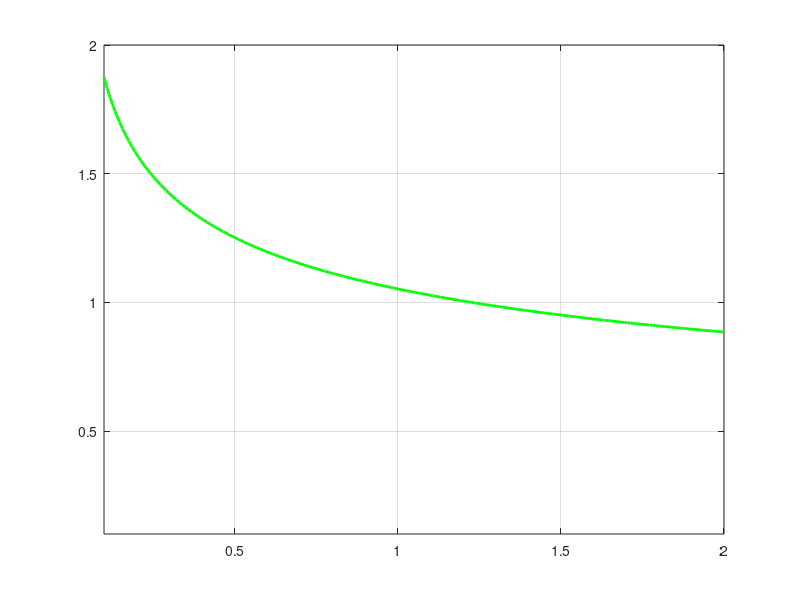

This chart was generated by the following MATLAB code: (Note: this script raises an error after producing the figure.)
%% -------------------------------
%  1. Defina os limites das variáveis
% Evite zero para não dar divisão por zero
x1 = linspace(0.1, 2, 200);
x2 = linspace(0.1, 2, 200);

% Cria malha 2D
[X1, X2] = meshgrid(x1, x2);

%% -------------------------------
% 2. Parâmetros do problema
Py = 25;           % Exemplo
Px = 10;            % Exemplo
E = 30e6;
L  = 50;              % Comprimento
rho = 0.3;
sig0 = 3e4;
alfa_buckling = ((pi^2)*E)/(48*L^2); % Fator buckling

%% -------------------------------
% 3. Calcule a inequação
C1 = X1 - 2*X2;
C2 = Py ./ (X1 .* X2) + (6 * Px * L) ./ (X1 .* X2.^2) - sig0;
C3 = Py ./ (X1 .* X2) + (6 * Px * L) ./ (X1 .* X2.^2) - alfa_buckling .* X2.^2;
C4 = 0.5 - X1;
Z = rho*L.*(X1).*(X2);

%% -------------------------------
% 4. Plote as curvas de nível
figure; hold on; grid on; box on;

% % Contornos C1=0
%  contour(X1, X2, C1, [0 0], 'r', 'LineWidth', 2);
% % Contornos C2=0
%  contour(X1, X2, C2, [0 0], 'b', 'LineWidth', 2);
% % % Contornos C3=0
  contour(X1, X2, C3, [0 0], 'g', 'LineWidth', 2);
% % % Contornos C4=0
%  contour(X1, X2, C4, [0 0], 'k', 'LineWidth', 2);

%% -------------------------------
% 5. Regiões viáveis
% (Opcional: com transparência)
% % Região viável de C1
%  contourf(X1, X2, C1 <= 0, [1 1], 'FaceColor','r', 'FaceAlpha',0.1, 'LineStyle','none');
% % Região viável de C2
%  contourf(X1, X2, C2 <= 0, [1 1], 'FaceColor','b', 'FaceAlpha',0.1, 'LineStyle','none');
% % % Região viável de C3
  contourf(X1, X2, C3 <= 0, [1 1], 'FaceColor','g', 'FaceAlpha',0.1, 'LineStyle','none');
% % % Região viável de C4
%  contourf(X1, X2, C4 <= 0, [1 1], 'FaceColor','k', 'FaceAlpha',0.1, 'LineStyle','none');
% % 
% % Máscara da região viável TOTAL
%  AllFeasible = (C1 <= 0) & (C2 <= 0) & (C3 <= 0) & (C4 <= 0);
% % % Pinte a região viável final em verde escuro, mais opaca
%  contourf(X1, X2, AllFeasible, [1 1], 'FaceColor', [0 0 0.6], 'FaceAlpha', 0.4, 'LineStyle', 'none');
% 
% % Funcao objetivo
[CF, hF] = contour(X1, X2, Z, 30, 'LineStyle', '--', 'LineColor', [0.2 0.2 0.2]);
% Adiciona os rótulos
clabel(CF, hF, 'FontSize', 8, 'Color', 'k', 'FontWeight','bold');
% 
% % Ponto otimo
% x1_opt = 0.500000283564746;
% x2_opt = 1.252001422330915;
% plot(x1_opt, x2_opt, 'kp', 'MarkerSize', 12, ...
%     'MarkerFaceColor', 'y', 'DisplayName', 'Ótimo');
% 
% x1_rao = 0.738;
% x2_rao = 0.369;
% plot(x1_rao, x2_rao, 'ko', 'MarkerSize', 12, ...
%     'MarkerFaceColor', 'r');

%% -------------------------------
% 6. Ajustes do gráfico
xlabel('x_1');
ylabel('x_2');
% title('Curvas de nível das 4 restrições e regiões viáveis');
% legend({
%     'C1=0','C2=0','C3=0','C4=0',...
%     'Região Viável Total'
% }, 'Location','northeastoutside');

xlim([min(x1) max(x1)]);
ylim([min(x2) max(x2)]);

hold off;
